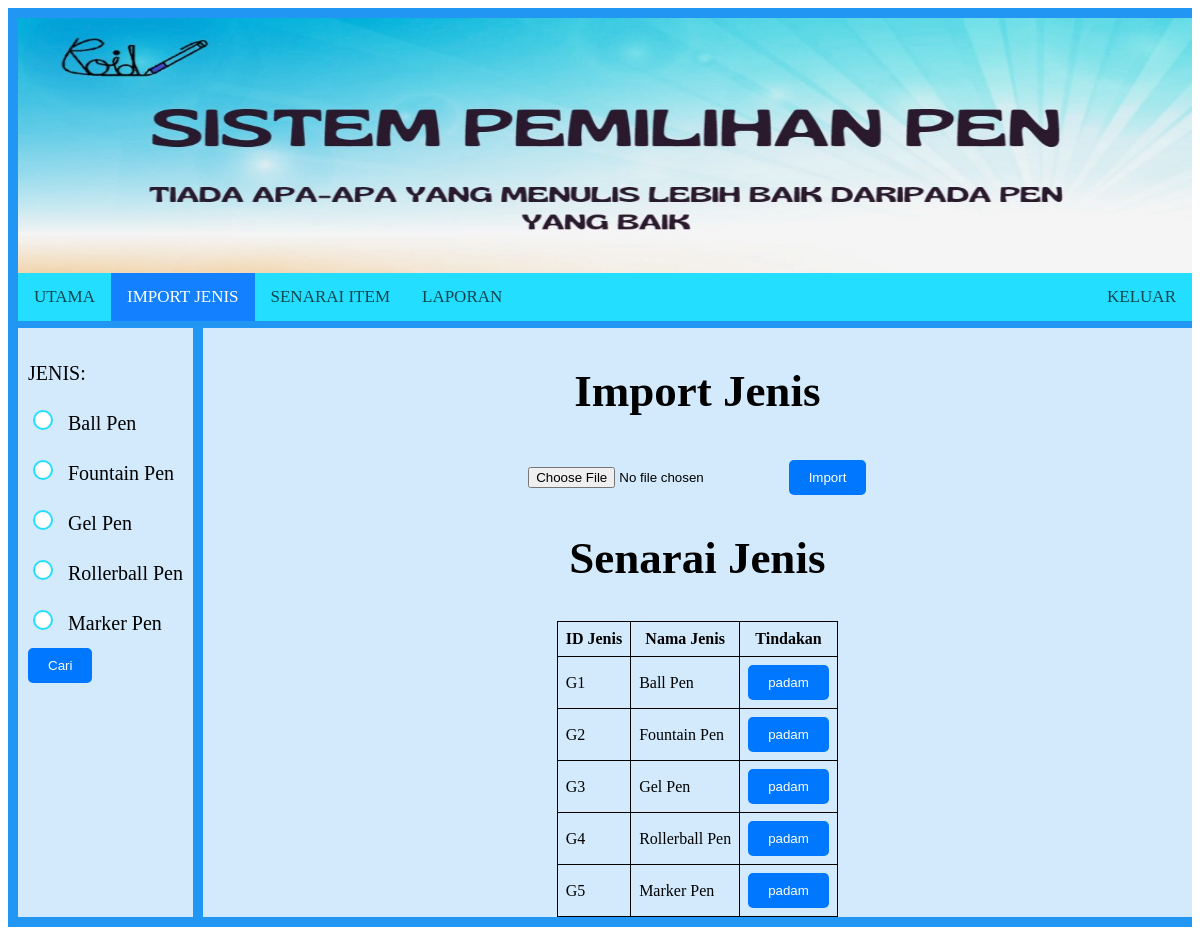
/import.php (signed in), run on the app's committed database.
### tables this page shows
CREATE TABLE `jenis` (
  `ID_jenis` varchar(5) NOT NULL,
  `nama_jenia` text NOT NULL
);

### import.php (the view, shortened to what this page needs)
<?php
include 'dbcon.php';
?>
<html>
<head>
</head>
<link rel="stylesheet" type="text/css" href="navbar.css">
<link rel="stylesheet" type="text/css" href="style.css">
<link rel="stylesheet" type="text/css" href="table.css">
<link rel="stylesheet" type="text/css" href="radio.css">
<body>
<div class="container">
  <div class="banner">
  <img src="banner.jpg" alt="Banner Image"></img>
    <div class="topnav">
    <a href="main page admin.php">UTAMA</a>
    <a class="active" href="import.php">IMPORT JENIS</a>
    <a href="Senarai.php">SENARAI ITEM</a>
    <a href="laporan.php">LAPORAN</a>
    <a href="keluar.php" style="float: right;">KELUAR</a>
  </div>
  </div>
  <div class="column-left">
  <div class="forma">
  JENIS:
  <form method="post" action="senarai.php">
    <?php
    $sql = "SELECT DISTINCT nama_jenia FROM jenis";
    $result = mysqli_query($conn, $sql);
    while ($row = mysqli_fetch_assoc($result)) {
        $pen_type = $row['nama_jenia'];
        echo "<input type='radio' name='nama_jenia' value='$pen_type'> $pen_type<br>";
    }
    ?>
    <input type="submit" name="submit" value="Cari">
    </form>
    </div>
  </div>
  <div class="column-right">
    <h2>Import Jenis</h2>
            <form action="<?php echo $_SERVER['PHP_SELF']; ?>" method="post" enctype="multipart/form-data">
                <input type="file" name="file">
                <input type="submit" name="submit" value="Import">
            </form>
             <h2>Senarai Jenis</h2>
             <table>
                 <thead>
                     <tr>
                         <th>ID Jenis</th>
                         <th>Nama Jenis</th>
                         <th>Tindakan</th>
                     </tr>
                 </thead>
                 <tbody>
                 <?php
                 $sql = "SELECT * FROM jenis ";
                 $result = mysqli_query($conn, $sql);
                 while($row = mysqli_fetch_assoc($result)){
                     echo "<tr>";
                     echo "<form method=\"post\">";
                     echo "<td>" . $row['ID_jenis'] . "</td>";
                     echo "<td>" . $row['nama_jenia'] . "</td>";
                     echo "<td><input type=\"hidden\" name=\"pen_id\" value=\"" . $row['ID_jenis'] . "\"/>";
                     echo "<input type=\"submit\" name=\"delete\" value=\"padam\"/></td>";
                     echo "</form>";
                     echo "</tr>";
                 }
                 ?>
             </tbody>
             </table>
  </div>
</div>
</body>
</html>

### navbar.css (style rules this page uses)
.topnav { background-color: #24deff; overflow: hidden; }
.topnav a { float: left; color: #000000af; text-align: center; padding: 14px 16px; text-decoration: none; font-size: 17px; }
.topnav a.active { background-color: rgba(0, 38, 255, 0.507); color: #ffffff; }

### style.css (style rules this page uses)
.container { display: grid; grid-template-rows: 300px 1fr; grid-template-columns: 15% 85%; grid-gap: 10px; background-color: #2196F3; padding: 10px; }
.banner { grid-row: 1 / 2; grid-column: 1 / -1; background-color: rgba(255, 255, 255, 0.8); text-align: center; font-size: 30px; }
.banner img { height: 85%; width: 100%; }
.column-left { grid-row: 2 / -1; grid-column: 1 / 2; background-color: rgba(255, 255, 255, 0.8); text-align: left; font-size: 20px; min-height: 60vh; line-height: 1.5; }
.column-right { grid-row: 2 / -1; grid-column: 2 / -1; background-color: rgba(255, 255, 255, 0.8); text-align: center; align-items: center; font-size: 30px; min-height: 60vh; }

### table.css (style rules this page uses)
table { border: 1px solid black; border-collapse: collapse; margin-left: auto; margin-right: auto; }
th, td { border: 1px solid black; padding: 8px; }

### radio.css (style rules this page uses)
.forma { margin-top: 20px; margin-left: 10px; line-height: 2.5; }
input[type="radio"] { -webkit-appearance: none; -moz-appearance: none; appearance: none; width: 20px; height: 20px; border-radius: 50%; border: 2px solid #24deff; background-color: white; outline: none; margin-right: 10px; }
input[type="submit"] { background-color: #0077ff; color: #fff; padding: 10px 20px; border: none; border-radius: 5px; cursor: pointer; }

### data on the page
jenis: ID_jenis "G1", nama_jenia "Ball Pen"
jenis: ID_jenis "G2", nama_jenia "Fountain Pen"
jenis: ID_jenis "G3", nama_jenia "Gel Pen"
jenis: ID_jenis "G4", nama_jenia "Rollerball Pen"
jenis: ID_jenis "G5", nama_jenia "Marker Pen"

### other printed values
$pen_type "Ball Pen"
$pen_type "Fountain Pen"
$pen_type "Gel Pen"
$pen_type "Rollerball Pen"
$pen_type "Marker Pen"
